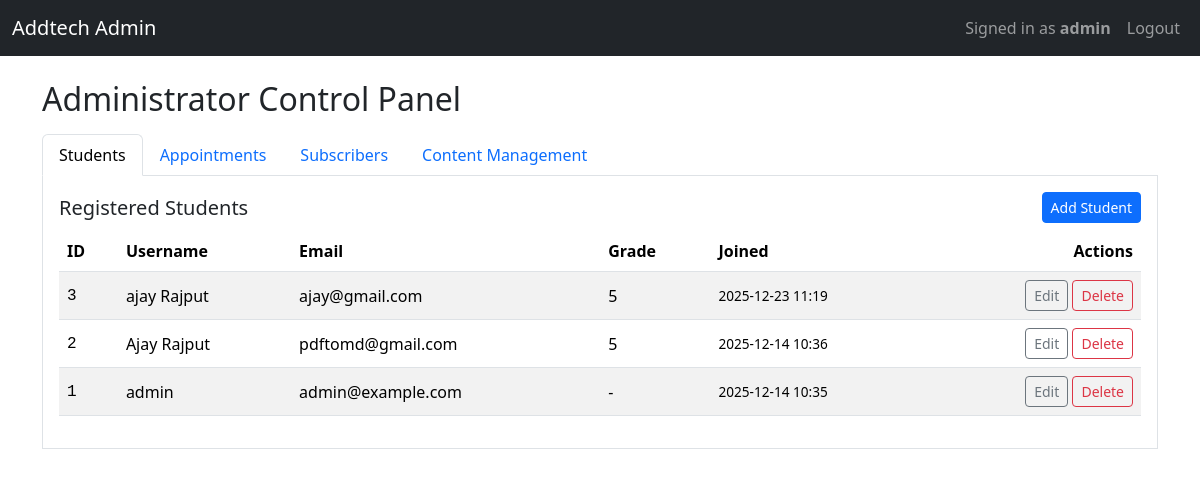
The page /admin (signed in) on the database its author committed.
### app.py (models this page shows)
class User(UserMixin, db.Model):
    id = db.Column(db.Integer, primary_key=True)
    username = db.Column(db.String(80), unique=True, nullable=False)
    email = db.Column(db.String(120), unique=True, nullable=False)
    password = db.Column(db.String(255), nullable=False)
    grade = db.Column(db.String(10), nullable=True)
    created_at = db.Column(db.DateTime, default=datetime.utcnow)

### app.py (the view)
@app.route('/admin')
@login_required
def admin_panel():
    if current_user.username != 'admin':
        return redirect(url_for('dashboard'))
    users = User.query.order_by(User.created_at.desc()).all()
    appointments = Appointment.query.order_by(Appointment.created_at.desc()).all()
    subscribers = NewsletterSubscriber.query.order_by(NewsletterSubscriber.subscribed_at.desc()).all()
    contents = Content.query.order_by(Content.uploaded_at.desc()).all()
    size_limits = {k: format_file_size(v) for k, v in FILE_SIZE_LIMITS.items()}
    return render_template('admin.html', users=users, appointments=appointments, subscribers=subscribers, classes=CLASSES, contents=contents, current_user=current_user, file_size_limits=size_limits)

### app.py (called while the page is built)
@login_manager.user_loader
def load_user(user_id):
    return User.query.get(int(user_id))

def format_file_size(bytes_size):
    for unit in ['B', 'KB', 'MB', 'GB']:
        if bytes_size < 1024:
            return f"{bytes_size:.2f} {unit}"
        bytes_size /= 1024
    return f"{bytes_size:.2f} TB"

### templates/admin.html (shortened to what this page needs)
<!doctype html>
<html lang="en">
<head>
  <link href="https://cdn.jsdelivr.net/npm/bootstrap@5.3.2/dist/css/bootstrap.min.css" rel="stylesheet">
</head>
<body>
<nav class="navbar navbar-expand-lg navbar-dark bg-dark">
  <div class="container-fluid">
    <a class="navbar-brand" href="{{ url_for('index') }}">Addtech Admin</a>
    <div class="collapse navbar-collapse">
      <ul class="navbar-nav ms-auto">
        <li class="nav-item"><span class="nav-link">Signed in as <strong>{{ current_user.username }}</strong></span></li>
        <li class="nav-item"><a class="nav-link" href="{{ url_for('logout') }}">Logout</a></li>
      </ul>
    </div>
  </div>
</nav>
<div class="container my-4">
  <h2 class="mb-3">Administrator Control Panel</h2>
  <ul class="nav nav-tabs" id="adminTabs" role="tablist">
    <li class="nav-item" role="presentation">
      <button class="nav-link active" id="students-tab" data-bs-toggle="tab" data-bs-target="#students" type="button">Students</button>
    </li>
    <li class="nav-item" role="presentation">
      <button class="nav-link" id="appointments-tab" data-bs-toggle="tab" data-bs-target="#appointments" type="button">Appointments</button>
    </li>
    <li class="nav-item" role="presentation">
      <button class="nav-link" id="subscribers-tab" data-bs-toggle="tab" data-bs-target="#subscribers" type="button">Subscribers</button>
    </li>
    <li class="nav-item" role="presentation">
      <button class="nav-link" id="content-tab" data-bs-toggle="tab" data-bs-target="#content" type="button">Content Management</button>
    </li>
  </ul>
  <div class="tab-content border border-top-0 p-3" id="adminTabsContent">
    <div class="tab-pane fade show active" id="students" role="tabpanel">
      <div class="d-flex justify-content-between align-items-center mb-2">
        <h5 class="mb-0">Registered Students</h5>
        <button class="btn btn-sm btn-primary" data-bs-toggle="modal" data-bs-target="#addStudentModal">Add Student</button>
      </div>
      {% if users %}
      <div class="table-responsive">
        <table class="table table-striped table-hover align-middle">
          <thead>
            <tr>
              <th>ID</th>
              <th>Username</th>
              <th>Email</th>
              <th>Grade</th>
              <th>Joined</th>
              <th class="text-end">Actions</th>
            </tr>
          </thead>
          <tbody>
            {% for u in users %}
            <tr>
              <td class="monospace">{{ u.id }}</td>
              <td>{{ u.username }}</td>
              <td>{{ u.email }}</td>
              <td>{{ u.grade or '-' }}</td>
              <td class="small-muted">{{ u.created_at.strftime('%Y-%m-%d %H:%M') if u.created_at else '-' }}</td>
              <td class="text-end">
                <button class="btn btn-sm btn-outline-secondary" data-bs-toggle="modal" data-bs-target="#editStudentModal{{ u.id }}">Edit</button>
                <form method="post" action="{{ url_for('delete_student', user_id=u.id) }}" class="d-inline-block" onsubmit="return confirm('Delete student {{ u.username }}?');">
                  <button type="submit" class="btn btn-sm btn-outline-danger">Delete</button>
                </form>
              </td>
            </tr>
            {% endfor %}
          </tbody>
        </table>
      </div>
      {% else %}
        <p class="text-muted">No students found.</p>
      {% endif %}
    </div>
  </div>
</div>
</body>
</html>

### templates/admin.html (style rules this page uses)
.monospace { font-family: ui-monospace, SFMono-Regular, Menlo, Monaco, "Roboto Mono", "Segoe UI Mono", monospace; }
.small-muted { font-size: .85rem; color: #6c757d; }

### rows shown on the page
User: username "admin", id "1", email "admin@example.com", grade "-", created_at "2025-12-14 10:35"
User: id "3", username "ajay Rajput", email "ajay@gmail.com", grade "5", created_at "2025-12-23 11:19"
User: id "2", username "Ajay Rajput", email "pdftomd@gmail.com", grade "5", created_at "2025-12-14 10:36"
